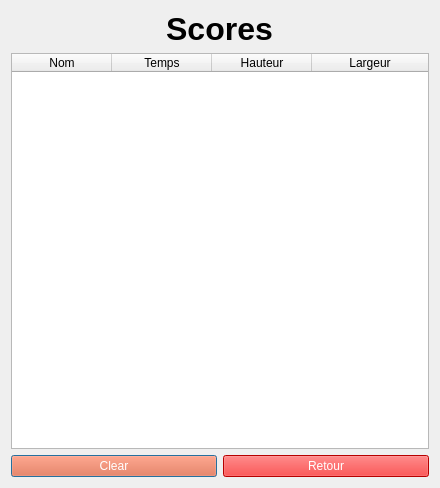
<?xml version="1.0" encoding="UTF-8"?>
<ui version="4.0">
 <class>RecordsDialog</class>
 <widget class="QDialog" name="RecordsDialog">
  <property name="geometry">
   <rect>
    <x>0</x>
    <y>0</y>
    <width>440</width>
    <height>488</height>
   </rect>
  </property>
  <property name="baseSize">
   <size>
    <width>440</width>
    <height>490</height>
   </size>
  </property>
  <property name="windowTitle">
   <string>Records</string>
  </property>
  <layout class="QVBoxLayout" name="verticalLayout">
   <item alignment="Qt::AlignHCenter">
    <widget class="QLabel" name="label">
     <property name="font">
      <font>
       <pointsize>24</pointsize>
       <bold>true</bold>
      </font>
     </property>
     <property name="text">
      <string>Scores</string>
     </property>
     <property name="alignment">
      <set>Qt::AlignCenter</set>
     </property>
    </widget>
   </item>
   <item>
    <widget class="QTableWidget" name="scoresTable">
     <property name="horizontalHeader" stdset="0">
      <stringlist>
       <string>Name</string>
       <string>Time</string>
       <string>Height</string>
       <string>Width</string>
      </stringlist>
     </property>
     <attribute name="horizontalHeaderStretchLastSection">
      <bool>true</bool>
     </attribute>
     <column>
      <property name="text">
       <string>Nom</string>
      </property>
     </column>
     <column>
      <property name="text">
       <string>Temps</string>
      </property>
     </column>
     <column>
      <property name="text">
       <string>Hauteur</string>
      </property>
     </column>
     <column>
      <property name="text">
       <string>Largeur</string>
      </property>
     </column>
    </widget>
   </item>
   
	<item>
	  <layout class="QHBoxLayout" name="buttonLayout">
	    <item>
	      <widget class="QPushButton" name="clearButton">
		<property name="text">
		  <string>Clear</string>
		</property>
		<property name="styleSheet">
		  <string notr="true">QPushButton { background-color: rgb(255, 87, 34); color: white; }</string>
		</property>
	      </widget>
	    </item>
	    <item>
	      <widget class="QPushButton" name="returnButton">
		<property name="styleSheet">
		  <string notr="true">QPushButton { background-color: red; color: white; }</string>
		</property>
		<property name="text">
		  <string>Retour</string>
		</property>
	      </widget>
	    </item>
	  </layout>
	</item>

  </layout>
 </widget>
 <resources/>
 <connections/>
</ui>
